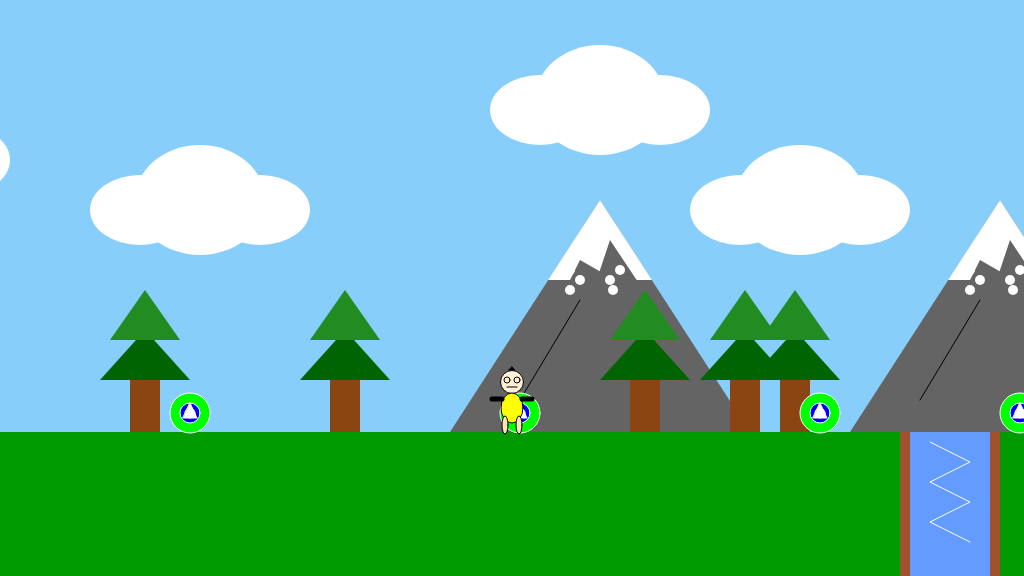
Frame 1 (no input)
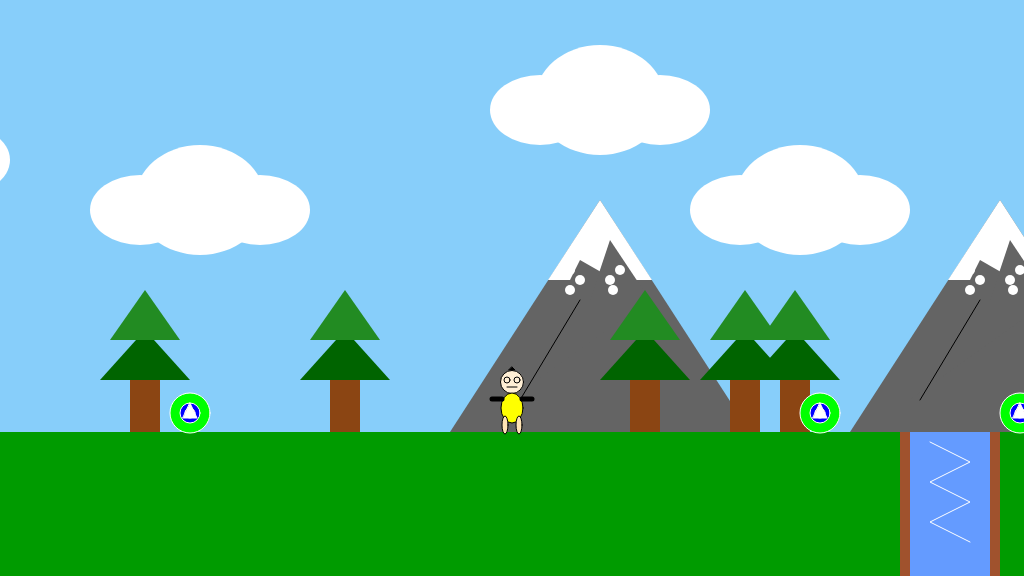
Frame 60 (no input)
Frame 120 (the mouse pressed at the canvas centre since frame 60): identical to frame 60, image omitted

The p5.js sketch that drew these frames (run headless with seeded random() and noise() and a simulated clock; from frame 60 on, the mouse is pressed at the canvas centre):

// p5.js sketch
// ── sketch.js
/*

The Game Project 5 - Bring it all together

*/

var gameChar_x;
var gameChar_y;
var floorPos_y;
var scrollPos;
var cloudScrollPos;
var gameChar_world_x;

var isLeft;
var isRight;
var isFalling;
var isPlummeting;

var trees_x;
var trees_y;
var clouds;
var mountains;
var canyons;
var collectables;

function setup() {
	createCanvas(1024, 576);
	floorPos_y = height * 3 / 4;
	gameChar_x = width / 2;
	gameChar_y = floorPos_y;

	// Variable to control the background scrolling.
	scrollPos = 0;
	cloudScrollPos = 0;

	// Variable to store the real position of the gameChar in the game
	// world. Needed for collision detection.
	gameChar_world_x = gameChar_x - scrollPos;

	// Boolean variables to control the movement of the game character.
	isLeft = false;
	isRight = false;
	isFalling = false;
	isPlummeting = false;

	// ---------------------
	// Initialise arrays of scenery objects.
	// ---------------------
	// trees
	trees_x = [-400, -200, 100, 300, 600, 700, 750, 1100, 1800];
	trees_y = height / 2 + 52;

	//clouds
	clouds = [
		{ pos_x: -100, pos_y: 150 },
		{ pos_x:  200, pos_y: 200 },
		{ pos_x:  600, pos_y: 100 },
		{ pos_x:  800, pos_y: 200 },
		{ pos_x: 1200, pos_y:  90 },
		{ pos_x: 1400, pos_y: 200 },
		{ pos_x: 1800, pos_y: 100 },
	];

	// mountain
	mountains = [
		{ pos_x: -200, pos_y: 200 },
		{ pos_x:  600, pos_y: 200 },
		{ pos_x: 1000, pos_y: 200 },
		{ pos_x: 1200, pos_y: 200 },
		{ pos_x: 2000, pos_y: 200 },
	];

	//canyons
	canyons = [
		{ pos_x:  900, pos_y: floorPos_y },
		{ pos_x: 1500, pos_y: floorPos_y },
		{ pos_x: 1700, pos_y: floorPos_y },
	];

	//collectable
	collectables = [
		{ pos_x: -100, pos_y: height / 2 + 125, size: 20, isFound: false },
		{ pos_x:  190, pos_y: height / 2 + 125, size: 20, isFound: false },
		{ pos_x:  520, pos_y: height / 2 + 125, size: 20, isFound: false },
		{ pos_x:  820, pos_y: height / 2 + 125, size: 20, isFound: false },
		{ pos_x: 1020, pos_y: height / 2 + 125, size: 20, isFound: false },
		{ pos_x: 1220, pos_y: height / 2 + 125, size: 20, isFound: false },
		{ pos_x: 1820, pos_y: height / 2 + 125, size: 20, isFound: false },
	];
}

function draw() {
	background(135, 206, 250); // fill the sky blue

	noStroke();
	fill(0, 155, 0);
	rect(0, floorPos_y, width, height / 4); // draw some green ground
	
	// Implement scrolling
	push();
	translate(cloudScrollPos, 0); // clouds scrolling effect
	// Draw clouds.
	drawClouds();
	pop();
	
	push();
	translate(scrollPos, 0); // base scrolling effect

	// Draw mountains
	drawMountains();

	// Draw trees.
	drawTrees();

	// Draw canyons.
	for (var i = 0; i < canyons.length; i++) {
		drawCanyon(canyons[i]);
		checkCanyon(canyons[i]);
	}

	// Draw collectable items.
	for (var i = 0; i < collectables.length; i++) {
		if (collectables[i].isFound == false) {
			drawCollectable(collectables[i]);
			checkCollectable(collectables[i]);
		}
	}

	// end scrolling
	pop();

	// Draw game character.
	drawGameChar();

	// Logic to make the game character move or the background scroll.
	if (isLeft) {
		if (gameChar_x > width * 0.2) {
			gameChar_x -= 5;
		}
		else {
			scrollPos += 5;
			cloudScrollPos += 2;
		}
	}

	if (isRight) {
		if (gameChar_x < width * 0.8) {
			gameChar_x += 5;
		}
		else {
			scrollPos -= 5; // negative for moving against the background
			cloudScrollPos -= 2;
		}
	}

	// Logic to make the game character rise and fall.
	// add falling code
	if (gameChar_y < floorPos_y) {
		gameChar_y += 1;
		isFalling = true;
	}
	else {
		isFalling = false;
	}

	// Update real position of gameChar for collision detection.
	gameChar_world_x = gameChar_x - scrollPos;
}


// ---------------------
// Key control functions
// ---------------------
function keyPressed() {
	if (keyCode == 37) {
		console.log("left arrow");
		isLeft = true;
	}

	if (keyCode == 39) {
		isRight = true;
		console.log("right arrow");
	}

	if (gameChar_y == floorPos_y) {
		if (keyCode == 32) {
			console.log("flying");
			gameChar_y -= 130;
		}
	}
}

function keyReleased() {
	if (keyCode == 37) {
		console.log("left arrow");
		isLeft = false;
	}
	else if (keyCode == 39) {
		isRight = false;
		console.log("right arrow");
	}
}

// ------------------------------
// Game character render function
// ------------------------------
// Function to draw the game character.
function drawGameChar() {
	if (isLeft && isFalling) { // jumping-left
		//general 
		strokeWeight(1);
		stroke(color(0, 0, 0));

		// head
		fill(0, 0, 0);
		triangle(gameChar_x, gameChar_y - 65, gameChar_x + 3, gameChar_y - 62, gameChar_x - 3, gameChar_y - 62);
		fill(255, 239, 213);
		ellipse(gameChar_x, gameChar_y - 50, 23, 23);

		//eyes
		ellipse(gameChar_x - 8, gameChar_y - 52, 6, 6);
		line(gameChar_x, gameChar_y - 45, gameChar_x - 9, gameChar_y - 45);

		// body
		fill(255, 255, 0);
		ellipse(gameChar_x, gameChar_y - 24, 22, 30);

		// legs
		strokeWeight(5);
		strokeJoin(MITER);
		beginShape();
		vertex(gameChar_x + 5, gameChar_y - 20);
		vertex(gameChar_x - 3, gameChar_y - 10);
		vertex(gameChar_x + 5, gameChar_y - 0);
		endShape();
		beginShape();
		vertex(gameChar_x - 5, gameChar_y - 20);
		vertex(gameChar_x - 13, gameChar_y - 10);
		vertex(gameChar_x - 5, gameChar_y - 0);
		endShape();

		//arms
		strokeWeight(5);
		strokeJoin(MITER);
		beginShape();
		vertex(gameChar_x + 20, gameChar_y - 23);
		vertex(gameChar_x + 10, gameChar_y - 33);
		endShape();
		beginShape();
		vertex(gameChar_x - 10, gameChar_y - 33);
		vertex(gameChar_x, gameChar_y - 23);
		endShape();

		// set default
		strokeWeight(1);
	}
	else if (isRight && isFalling) { // jumping-right
		//general 
		strokeWeight(1);
		stroke(color(0, 0, 0));

		// head
		fill(0, 0, 0);
		triangle(gameChar_x, gameChar_y - 65, gameChar_x + 3, gameChar_y - 62, gameChar_x - 3, gameChar_y - 62);
		fill(255, 239, 213);
		ellipse(gameChar_x, gameChar_y - 50, 23, 23);

		//eyes
		ellipse(gameChar_x + 8, gameChar_y - 52, 6, 6);
		line(gameChar_x, gameChar_y - 45, gameChar_x + 9, gameChar_y - 45)

		// body
		fill(255, 255, 0);
		ellipse(gameChar_x, gameChar_y - 24, 22, 30);

		// legs
		strokeWeight(5);
		strokeJoin(MITER);
		beginShape();
		vertex(gameChar_x + 5, gameChar_y - 20);
		vertex(gameChar_x + 13, gameChar_y - 10);
		vertex(gameChar_x + 5, gameChar_y - 0);
		endShape();
		beginShape();
		vertex(gameChar_x - 5, gameChar_y - 20);
		vertex(gameChar_x + 3, gameChar_y - 10);
		vertex(gameChar_x - 5, gameChar_y - 0);
		endShape();

		//arms
		strokeWeight(5);
		strokeJoin(MITER);
		beginShape();
		vertex(gameChar_x, gameChar_y - 23);
		vertex(gameChar_x + 10, gameChar_y - 33);
		endShape();
		beginShape();
		vertex(gameChar_x - 10, gameChar_y - 33);
		vertex(gameChar_x - 20, gameChar_y - 23);
		endShape();

		// set default
		strokeWeight(1);
	}
	else if (isLeft) { // walking left
		//general 
		strokeWeight(1);
		stroke(color(0, 0, 0));

		// head
		fill(0, 0, 0);
		triangle(gameChar_x, gameChar_y - 65, gameChar_x + 3, gameChar_y - 62, gameChar_x - 3, gameChar_y - 62);
		fill(255, 239, 213);
		ellipse(gameChar_x, gameChar_y - 50, 23, 23);

		//eyes
		ellipse(gameChar_x - 8, gameChar_y - 52, 6, 6);
		line(gameChar_x, gameChar_y - 45, gameChar_x - 9, gameChar_y - 45);

		// body
		fill(255, 255, 0);
		ellipse(gameChar_x, gameChar_y - 24, 22, 30);

		// legs
		fill(255, 228, 181);
		ellipse(gameChar_x - 7, gameChar_y - 7, 6, 18);
		ellipse(gameChar_x + 7, gameChar_y - 7, 6, 18);

		//arms
		strokeWeight(5);
		strokeJoin(MITER);
		beginShape();
		vertex(gameChar_x + 10, gameChar_y - 33);
		vertex(gameChar_x, gameChar_y - 33);
		endShape();
		beginShape();
		vertex(gameChar_x - 10, gameChar_y - 33);
		vertex(gameChar_x - 20, gameChar_y - 33);
		endShape();

		// set default
		strokeWeight(1);
	}
	else if (isRight) {	// walking right
		//general 
		strokeWeight(1);
		stroke(color(0, 0, 0));

		// head
		fill(0, 0, 0);
		triangle(gameChar_x, gameChar_y - 65, gameChar_x + 3, gameChar_y - 62, gameChar_x - 3, gameChar_y - 62);
		fill(255, 239, 213);
		ellipse(gameChar_x, gameChar_y - 50, 23, 23);

		//eyes
		ellipse(gameChar_x + 8, gameChar_y - 52, 6, 6);
		line(gameChar_x, gameChar_y - 45, gameChar_x + 9, gameChar_y - 45);

		// body
		fill(255, 255, 0);
		ellipse(gameChar_x, gameChar_y - 24, 22, 30);

		// legs
		fill(255, 228, 181);
		ellipse(gameChar_x - 7, gameChar_y - 7, 6, 18);
		ellipse(gameChar_x + 7, gameChar_y - 7, 6, 18);

		//arms
		strokeWeight(5);
		strokeJoin(MITER);
		beginShape();
		vertex(gameChar_x + 20, gameChar_y - 33);
		vertex(gameChar_x + 10, gameChar_y - 33);
		endShape();
		beginShape();
		vertex(gameChar_x - 10, gameChar_y - 33);
		vertex(gameChar_x, gameChar_y - 33);
		endShape();

		// set default
		strokeWeight(1);
	}
	else if (isFalling || isPlummeting) {	// jumping facing forwards
		//general 
		strokeWeight(1);
		stroke(color(0, 0, 0));

		// head
		fill(0, 0, 0);
		triangle(gameChar_x, gameChar_y - 65, gameChar_x + 3, gameChar_y - 62, gameChar_x - 3, gameChar_y - 62);
		fill(255, 239, 213);
		ellipse(gameChar_x, gameChar_y - 50, 23, 23);

		//eyes
		ellipse(gameChar_x + 5, gameChar_y - 52, 6, 6);
		ellipse(gameChar_x - 5, gameChar_y - 52, 6, 6);
		line(gameChar_x + 5, gameChar_y - 45, gameChar_x - 5, gameChar_y - 45)

		// body
		fill(255, 255, 0);
		ellipse(gameChar_x, gameChar_y - 24, 22, 27);

		// legs
		fill(255, 228, 181);
		ellipse(gameChar_x - 7, gameChar_y - 7, 6, 10);
		ellipse(gameChar_x + 7, gameChar_y - 7, 6, 10);

		//arms
		strokeWeight(5);
		strokeJoin(MITER);
		beginShape();
		vertex(gameChar_x + 10, gameChar_y - 33);
		vertex(gameChar_x + 20, gameChar_y - 23);
		endShape();

		beginShape();
		vertex(gameChar_x - 10, gameChar_y - 33);
		vertex(gameChar_x - 20, gameChar_y - 23);
		endShape();

		// set default
		strokeWeight(1);
	}
	else { // standing front facing
		//general 
		strokeWeight(1);
		stroke(color(0, 0, 0));

		// head
		fill(0, 0, 0);
		triangle(gameChar_x, gameChar_y - 65, gameChar_x + 3, gameChar_y - 62, gameChar_x - 3, gameChar_y - 62);
		fill(255, 239, 213);
		ellipse(gameChar_x, gameChar_y - 50, 23, 23);

		//eyes
		ellipse(gameChar_x + 5, gameChar_y - 52, 6, 6);
		ellipse(gameChar_x - 5, gameChar_y - 52, 6, 6);
		line(gameChar_x + 5, gameChar_y - 45, gameChar_x - 5, gameChar_y - 45)

		// body
		fill(255, 255, 0);
		ellipse(gameChar_x, gameChar_y - 24, 22, 30);

		// legs
		fill(255, 228, 181);
		ellipse(gameChar_x - 7, gameChar_y - 7, 6, 18);
		ellipse(gameChar_x + 7, gameChar_y - 7, 6, 18);

		//arms
		strokeWeight(5);
		strokeJoin(MITER);
		beginShape();
		vertex(gameChar_x + 10, gameChar_y - 33);
		vertex(gameChar_x + 20, gameChar_y - 33);
		endShape();
		beginShape();
		vertex(gameChar_x - 10, gameChar_y - 33);
		vertex(gameChar_x - 20, gameChar_y - 33);
		endShape();

		// set default
		strokeWeight(1);
	}
}

// ---------------------------
// Background render functions
// ---------------------------
// Function to draw cloud objects.
function drawClouds() {
	for (var cloud of clouds) {
		fill(255, 255, 255);
		ellipse(cloud.pos_x, cloud.pos_y, 130, 110);
		ellipse(cloud.pos_x - 60, cloud.pos_y + 10, 100, 70);
		ellipse(cloud.pos_x + 60, cloud.pos_y + 10, 100, 70);
	}
}

// Function to draw mountains objects.
function drawMountains() {
	for (var mountain of mountains) {
		fill(100, 100, 100);
		triangle(mountain.pos_x, mountain.pos_y, mountain.pos_x - 150, mountain.pos_y + 232, mountain.pos_x + 150, mountain.pos_y + 232);
		fill(255, 255, 255);
		triangle(mountain.pos_x - 52, mountain.pos_y + 80, mountain.pos_x, mountain.pos_y, mountain.pos_x + 52, mountain.pos_y + 80);
		fill(100, 100, 100);
		triangle(mountain.pos_x - 90, mountain.pos_y + 200, mountain.pos_x - 20, mountain.pos_y + 60, mountain.pos_x + 50, mountain.pos_y + 100);
		triangle(mountain.pos_x + 50, mountain.pos_y + 100, mountain.pos_x + 10, mountain.pos_y + 40, mountain.pos_x - 10, mountain.pos_y + 100);
		stroke(0);
		strokeWeight(1);
		line(mountain.pos_x - 80, mountain.pos_y + 200, mountain.pos_x - 20, mountain.pos_y + 100);
		// illustrate snow 
		stroke(255);
		strokeWeight(10);
		point(mountain.pos_x - 20, mountain.pos_y + 80);
		point(mountain.pos_x + 10, mountain.pos_y + 80);
		point(mountain.pos_x - 30, mountain.pos_y + 70);
		point(mountain.pos_x + 20, mountain.pos_y + 70);
		point(mountain.pos_x + 13, mountain.pos_y + 90);
		point(mountain.pos_x - 30, mountain.pos_y + 90);
		strokeWeight(0);
		stroke(0);
	}
}

// Function to draw trees objects.
function drawTrees() {
	for (var tree_x of trees_x) {
		fill(139, 69, 19);
		rect(tree_x + 30, trees_y + 40, 30, 52);
		fill(0, 100, 0);
		triangle(tree_x, trees_y + 40, tree_x + 90, trees_y + 40, tree_x + 45, trees_y - 10);
		fill(34, 139, 34);
		triangle(tree_x + 10, trees_y, tree_x + 80, trees_y, tree_x + 45, trees_y - 50);
	}
}


// ---------------------------------
// Canyon render and check functions
// ---------------------------------

// Function to draw canyon objects.
function drawCanyon(t_canyon) {
	fill(160, 82, 45);
	rect(t_canyon.pos_x, t_canyon.pos_y, 100, 200);
	fill(100, 155, 255);
	rect(t_canyon.pos_x + 10, t_canyon.pos_y, 80, 200);
	// illustrate wind
	stroke(255);
	beginShape();
	strokeWeight(1);
	vertex(t_canyon.pos_x + 30, t_canyon.pos_y + 10);
	vertex(t_canyon.pos_x + 70, t_canyon.pos_y + 30);
	vertex(t_canyon.pos_x + 30, t_canyon.pos_y + 50);
	vertex(t_canyon.pos_x + 70, t_canyon.pos_y + 70);
	vertex(t_canyon.pos_x + 30, t_canyon.pos_y + 90);
	vertex(t_canyon.pos_x + 70, t_canyon.pos_y + 110);
	endShape();
	noStroke();
}

// Function to check character is over a canyon.
function checkCanyon(t_canyon) {
	if (t_canyon.pos_x < gameChar_world_x && gameChar_world_x < t_canyon.pos_x + 80 && gameChar_y >= t_canyon.pos_y)
	{
		isPlummeting = true;
	}
	
	if (isPlummeting)
	{
		gameChar_y += 5;
	}
}

// ----------------------------------
// Collectable items render and check functions
// ----------------------------------

// Function to draw collectable objects.
function drawCollectable(t_collectable) {
	fill(0, 255, 0);
	ellipse(t_collectable.pos_x, t_collectable.pos_y, t_collectable.size + 20, t_collectable.size + 20);
	fill(0, 0, 255);
	ellipse(t_collectable.pos_x, t_collectable.pos_y, t_collectable.size, t_collectable.size);
	fill(255, 0, 0);
	ellipse(t_collectable.pos_x, t_collectable.pos_y, t_collectable.size - 10, t_collectable.size - 10);
	fill(255, 255, 255);
	triangle(
		t_collectable.pos_x, t_collectable.pos_y - 10,
		t_collectable.pos_x + 7, t_collectable.pos_y + 5,
		t_collectable.pos_x - 7, t_collectable.pos_y + 5);
	stroke(255);
}

// Function to check character has collected an item.
function checkCollectable(t_collectable) {
	if (dist(gameChar_world_x, gameChar_y, t_collectable.pos_x, t_collectable.pos_y + 25) < 20) {
		t_collectable.isFound = true;
	}
}
